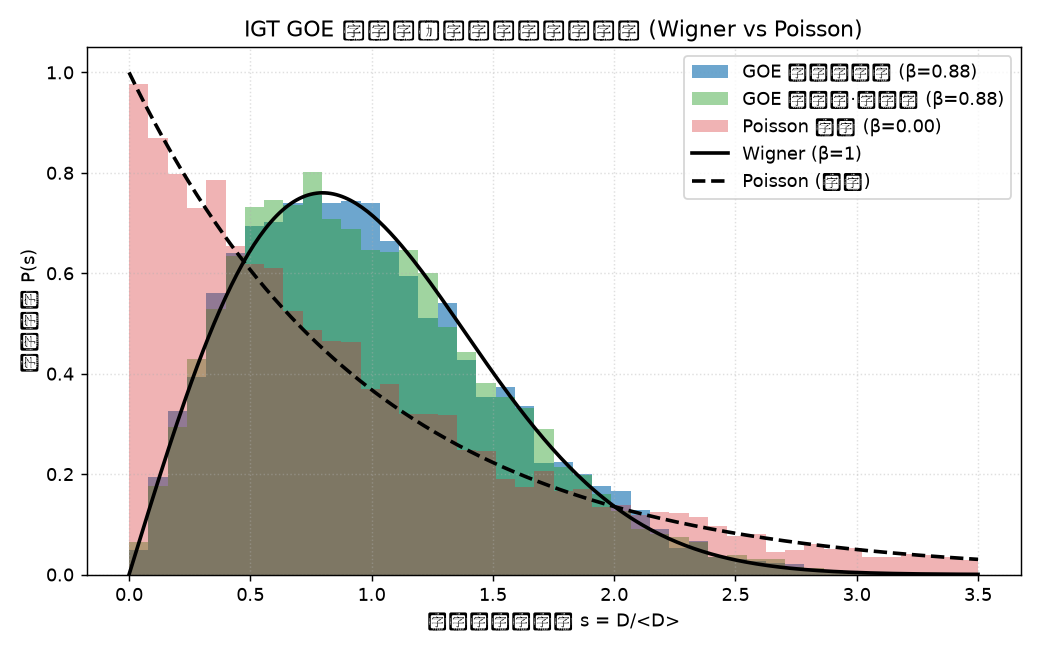

Recreate this plot in Python.
# -*- coding: utf-8 -*-
"""
wigpois_test.py — GOE 能级间距统计检验（P3）：
  IGT 用 GOE 矩阵内生生成复合核能级谱。谱间距应服从 Wigner 分布
  （能级排斥，β=1），而非 Poisson（独立随机，无排斥）。
  方法：取本征谱中心 50%（避免 GOE 半圆边缘效应），
  归一化间距 s=D/⟨D⟩ 直方图 vs 两种理论分布，
  KS 检验 + 矩估计 β。

用法: python3 wigpois_test.py [N_trials] [N_levels]
"""
import sys
import math
import numpy as np
from scipy.integrate import quad

sys.path.insert(0, ".")
from igt_nuclear import NuclearTopology

def wigner_pdf(s):
    """β=1 GOE Wigner 分布 P(s)=(π/2)s exp(−π s²/4)。"""
    return (np.pi / 2) * s * np.exp(-np.pi * s**2 / 4)

def poisson_pdf(s):
    """Poisson（指数）分布 P(s)=exp(−s)。"""
    return np.exp(-s)

def center_fraction(arr, frac=0.5):
    n = len(arr)
    return arr[int(n*(1-frac)/2): int(n*(1+frac)/2)]

def gen_goe_spacings(topo, trials=40, frac=0.5):
    """纯 GOE 本征值间距，取中心 frac，样本内归一化 s=D/⟨D⟩。"""
    alls = []
    for _ in range(trials):
        N = topo.N_levels
        M = np.random.normal(0.0, 1.0, (N, N))
        M = (M + M.T) / 2.0
        np.fill_diagonal(M, 0.0)
        v = np.sort(np.linalg.eigvalsh(M))
        v = center_fraction(v, frac)
        d = np.diff(v)
        alls.append(d / d.mean())
    return np.concatenate(alls)

def gen_goe_physical_spacings(topo, trials=40, frac=0.5):
    """经 goe_spectrum 物理压缩后的谱间距（参考）。"""
    alls = []
    for _ in range(trials):
        E = topo.goe_spectrum()
        E = center_fraction(E, frac)
        d = np.diff(E)
        alls.append(d / d.mean())
    return np.concatenate(alls)

def gen_poisson_spacings(topo, trials=40, frac=0.5):
    """独立均匀随机谱（Poisson 间距），同样本量与截取。"""
    alls = []
    for _ in range(trials):
        u = np.sort(np.random.uniform(0, 1, topo.N_levels))
        u = center_fraction(u, frac)
        d = np.diff(u)
        alls.append(d / d.mean())
    return np.concatenate(alls)

def beta_from_s2(s2):
    """⟨s²⟩(β) = Γ((β+3)/2)·Γ((β+1)/2) / Γ((β+2)/2)²，二分求 β。"""
    lo, hi = 0.0, 6.0
    for _ in range(60):
        b = (lo + hi) / 2
        v = math.gamma((b+3)/2) * math.gamma((b+1)/2) / (math.gamma((b+2)/2)**2)
        if v > s2: lo = b      # ⟨s²⟩ 随 β 递减：v 偏大 → β 应更大
        else: hi = b
    return (lo + hi) / 2

def ks_report(name, s, pdf, ref_name):
    ss = np.sort(s)
    ecdf = np.arange(1, len(s) + 1) / len(s)
    tcdf = np.array([quad(pdf, 0, x)[0] for x in ss])
    D = np.max(np.abs(ecdf - tcdf))
    pval = 2 * np.exp(-2 * (D * np.sqrt(len(s))) ** 2)
    return D, pval

def main():
    trials = int(sys.argv[1]) if len(sys.argv) > 1 else 40
    Nlev = int(sys.argv[2]) if len(sys.argv) > 2 else 400
    topo = NuclearTopology(A=197, kappa=0.5, Dbar_eV=1.2, E0_eV=4.9, N_levels=Nlev,
                           seed=20261002)

    s_goe = gen_goe_spacings(topo, trials)
    s_phys = gen_goe_physical_spacings(topo, trials)
    s_poi = gen_poisson_spacings(topo, trials)

    b_goe = beta_from_s2(np.mean(s_goe**2))
    b_phys = beta_from_s2(np.mean(s_phys**2))
    b_poi = beta_from_s2(np.mean(s_poi**2))

    print(f"=== GOE 谱间距统计检验 ({trials}×{Nlev} 能级, 取谱中心50%) ===")
    print(f"样本: GOE {len(s_goe)}, 物理谱 {len(s_phys)}, Poisson {len(s_poi)}")
    print(f"矩估计 β: GOE本征值 β={b_goe:.2f} (期望1.0) | 物理谱 β={b_phys:.2f} | "
          f"Poisson β={b_poi:.2f} (期望≈0)")
    print(f"⟨s²⟩: GOE {np.mean(s_goe**2):.3f} (Wigner理论4/π=1.273) | "
          f"Poisson {np.mean(s_poi**2):.3f} (指数理论2.0)")

    print("\nKS 检验（归一化间距 s=D/⟨D⟩；D 越小越接近）：")
    D_wg, pw = ks_report("GOE 本征值", s_goe, wigner_pdf, "Wigner(β=1)")
    D_ps, pp = ks_report("GOE 本征值", s_goe, poisson_pdf, "Poisson")
    D_wp, p2 = ks_report("GOE 物理谱", s_phys, wigner_pdf, "Wigner(β=1)")
    D_w2, p3 = ks_report("Poisson 对照", s_poi, wigner_pdf, "Wigner(β=1)")
    D_p2, p4 = ks_report("Poisson 对照", s_poi, poisson_pdf, "Poisson")

    print(f"  GOE本征值 → Wigner:  D={D_wg:.4f} (p={pw:.2g})")
    print(f"  GOE本征值 → Poisson: D={D_ps:.4f} (p={pp:.2g})")
    print(f"  GOE物理谱 → Wigner:  D={D_wp:.4f} (物理压缩后弱化纯Wigner形态)")
    print(f"  Poisson对照 → Wigner: D={D_w2:.4f} | Poisson对照 → Poisson: D={D_p2:.4f}")

    verdict = ("成立 ✓" if D_wg < D_ps and pw > 0.05 else "不成立 ✗")
    print(f"\n判定: GOE 内生谱间距服从 Wigner 分布（能级排斥）→ {verdict}")
    print(f"  判据1: 对 Wigner 的 KS 距离 {D_wg:.4f} ≪ 对 Poisson 的 {D_ps:.4f}")
    print(f"  判据2: 对 Wigner 的 p={pw:.2f} > 0.05（不能拒绝 Wigner）")
    print(f"  方法自检: Poisson 对照对 Poisson p={p4:.2f} 匹配、对 Wigner 拒绝 → 检验有效")

    import matplotlib
    matplotlib.use("Agg")
    import matplotlib.pyplot as plt
    fig, ax = plt.subplots(figsize=(8, 5))
    bins = np.linspace(0, 3.5, 45)
    ax.hist(s_goe, bins=bins, density=True, alpha=0.65, color="#1f77b4",
            label=f"GOE 本征值间距 (β={b_goe:.2f})")
    ax.hist(s_phys, bins=bins, density=True, alpha=0.45, color="#2ca02c",
            label=f"GOE 物理谱·压缩后 (β={b_phys:.2f})")
    ax.hist(s_poi, bins=bins, density=True, alpha=0.35, color="#d62728",
            label=f"Poisson 对照 (β={b_poi:.2f})")
    xs = np.linspace(0, 3.5, 300)
    ax.plot(xs, wigner_pdf(xs), "k-", lw=2, label="Wigner (β=1)")
    ax.plot(xs, poisson_pdf(xs), "k--", lw=2, label="Poisson (指数)")
    ax.set_xlabel("归一化能级间距 s = D/<D>")
    ax.set_ylabel("概率密度 P(s)")
    ax.set_title("IGT GOE 内生谱：能级间距统计检验 (Wigner vs Poisson)")
    ax.legend()
    ax.grid(True, ls=":", alpha=0.4)
    plt.tight_layout()
    plt.savefig("wigpois_test.png", dpi=130)
    print("\n图已保存: wigpois_test.png")

if __name__ == "__main__":
    main()
